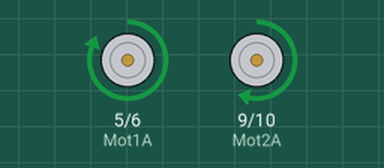
Simulated run of this sketch. Board: Arduino Uno, built with avr-gcc and run on an emulated ATmega328P. Shown: motor-driver pin pairs drawn as motors (green arrow = first pin HIGH = forward, orange = second pin HIGH = backward, longer = more drive).

Above: at 1.1 s.
At 8.9 s:
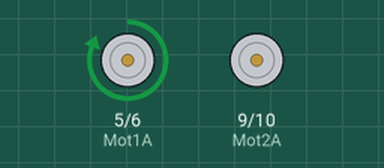
At 10.4 s:
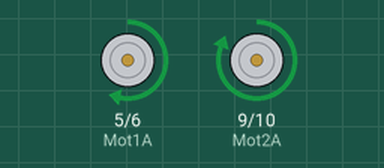
At 12.6 s:
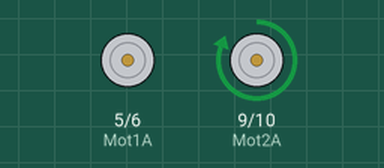
Timing chart, 0 to 16.9 s (numbered marks = the images above):
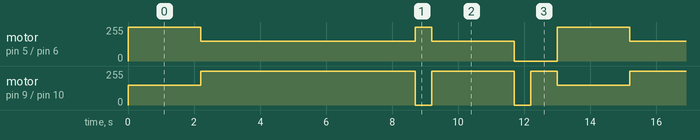

Measured:
- by itself, motor on pin 5 (Mot1A) / pin 6 (Mot1B): repeats every 13.0 s: forward 150/255 6.5 s, forward 255/255 0.50 s, forward 150/255 2.5 s, stopped 1.3 s, forward 255/255 2.2 s
- by itself, motor on pin 9 (Mot2A) / pin 10 (Mot2B): repeats every 13.0 s: forward 255/255 6.5 s, stopped 0.50 s, forward 255/255 2.5 s, stopped 0.50 s, forward 255/255 0.80 s, forward 150/255 2.2 s

The sketch:

faz_o_8.ino
```cpp
// Var:

// "Mot" Significa: "Motor".

//Motor esquerda
#define Mot1A 5
#define Mot1B 6

//Motor direita
#define Mot2A 9
#define Mot2B 10

int Vel = 255;
int Curva = 150;

void setup() {
  pinMode(Mot1A, OUTPUT);
  pinMode(Mot1B, OUTPUT);

  pinMode(Mot2A, OUTPUT);
  pinMode(Mot2B, OUTPUT);
}

void loop() {

 //curva para direita por 2,5s
 analogWrite(Mot1A, Vel);
 analogWrite(Mot1B, LOW);

 analogWrite(Mot2A, Curva);
 analogWrite(Mot2B, LOW);

 delay(2200);

//curva para esquerda por 5s
 analogWrite(Mot1A, Curva);
 analogWrite(Mot1B, LOW);

 analogWrite(Mot2A, Vel);
 analogWrite(Mot2B, LOW);

 delay(6500);

 //coreçao de direçao
 analogWrite(Mot1A, Vel);
 analogWrite(Mot1B, LOW);

 analogWrite(Mot2A, LOW);
 analogWrite(Mot2B, LOW);

 delay (500);

//curva para direita por 2,5s
 analogWrite(Mot1A, Curva);
 analogWrite(Mot1B, LOW);

 analogWrite(Mot2A, Vel);
 analogWrite(Mot2B, LOW);

 delay(2500);

 //parar por 500ms
 analogWrite(Mot1A, LOW);
 analogWrite(Mot1B, LOW);

 analogWrite(Mot2A, LOW);
 analogWrite(Mot2B, LOW);

 delay (500);

 //fazer uma curva 90° para esquerda
 analogWrite(Mot1A, LOW);
 analogWrite(Mot1B, LOW);

 analogWrite(Mot2A, Vel);
 analogWrite(Mot2B, LOW);

 delay (800);
}
```
